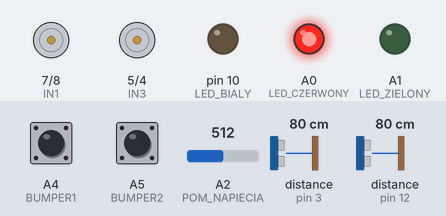
Simulated run of this sketch. Board: Arduino Uno, built with avr-gcc and run on an emulated ATmega328P. Parts: motor-driver pin pairs drawn as motors (green arrow = first pin HIGH = forward, orange = second pin HIGH = backward, longer = more drive, scaled by the enable pin), output pins drawn as LEDs (lit = HIGH). The inputs (shaded band) are chosen by the test bench; at power-on: A2 (POM_NAPIECIA) = 512, distance to the obstacle (sensors on pin 3, pin 12) 80 cm, A4 (BUMPER1) HIGH, A5 (BUMPER2) HIGH. The echo pulse lasts 58.3 µs per cm; pins used as bus, display or sensor lines are not drawn.

Above: at 1.3 s.
1.4 s: A2 (POM_NAPIECIA) set to 875
2.9 s: A2 (POM_NAPIECIA) set to 906
At 4.1 s:
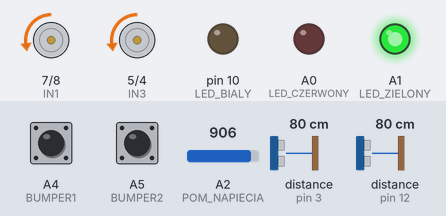
4.4 s: A2 (POM_NAPIECIA) set to 716
At 5.2 s:
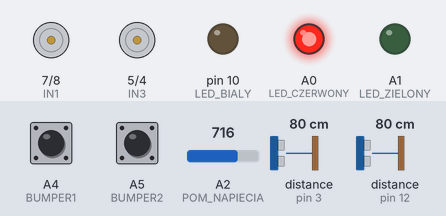
5.9 s: A2 (POM_NAPIECIA) set to 900
At 6.6 s:
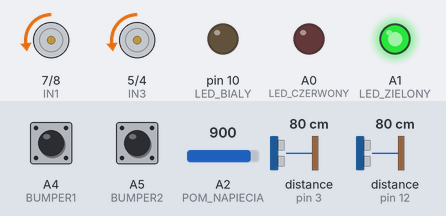
7.4 s: distance to the obstacle (sensor on pin 3) set to 54 cm
8.9 s: distance to the obstacle (sensor on pin 3) set to 46 cm
At 9.8 s:
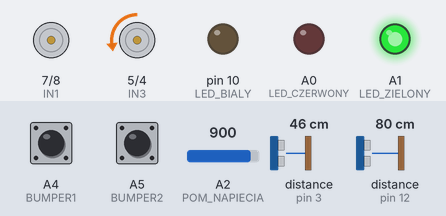
Timing chart, 0 to 11.4 s (numbered marks = the images above; inputs shaded):
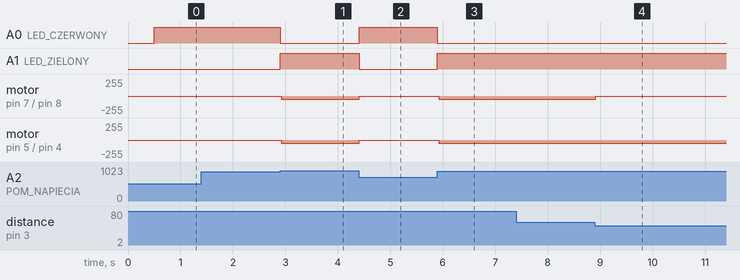

The sketch:

Autonomous_and_IR_controled_car.ino
```cpp
/*
 Name:    Autonomous_and_IR_controled_car.ino
 Created: 12/15/2019 4:11:28 PM
 Author: Mateusz Urbaniak
*/
#include <IRremote.h>

#define LED_CZERWONY A0
#define LED_ZIELONY A1
#define LED_BIALY 10
#define CZUJNIK_ODL1_TRIG 2
#define CZUJNIK_ODL1_ECHO 3
#define CZUJNIK_ODL2_TRIG 13
#define CZUJNIK_ODL2_ECHO 12
#define WENTYLATOR 11
#define BUMPER1 A4
#define BUMPER2 A5
#define IN1 7
#define IN2 8
#define IN3 5
#define IN4 4
#define ENA 9
#define ENB 6
#define PILOT A3
#define POM_NAPIECIA A2

// NAGLOWKI FUNKCJI
void przod();
void lewo();
void tyl();
float zmierz_napiecie();
bool kontrola_baterii();
int zmierz_odleglosc(int trig, int echo);
bool przycisk(int przycisk);
void zdalne_sterowanie();
//ZMIENNE GLOBALNE
int predkosc = 50;
const short int min_odleglosc = 50;
unsigned long previousMillis[1]; //[x] = liczba rownoleglych zadan | [0] zarezewowany na pilot
unsigned int wypelnienie_bialy_LED = 50;
unsigned short power = 1;
IRrecv irrecv(PILOT);
decode_results wynik;
bool czekanie = true;
bool bialy_mruganie = false;

void setup() // the setup function runs once when you press reset or power the board
{
  //LEDY
  pinMode(LED_CZERWONY, OUTPUT);
  pinMode(LED_ZIELONY, OUTPUT);
  pinMode(LED_BIALY, OUTPUT); //PWM
  //CZUJNIKI DZWIEKU
  pinMode(CZUJNIK_ODL1_TRIG, OUTPUT);
  pinMode(CZUJNIK_ODL1_ECHO, INPUT);
  pinMode(CZUJNIK_ODL2_TRIG, OUTPUT);
  pinMode(CZUJNIK_ODL2_ECHO, INPUT);
  //SILNIKI
  pinMode(IN1, OUTPUT);
  pinMode(IN2, OUTPUT);
  pinMode(IN3, OUTPUT);
  pinMode(IN4, OUTPUT);
  pinMode(ENA, OUTPUT); //PWM
  pinMode(ENB, OUTPUT); //PWM
  //PRZYCISKI
  pinMode(BUMPER1, INPUT_PULLUP); // Prawy
  pinMode(BUMPER2, INPUT_PULLUP); //Lewy
  //PILOT
  irrecv.enableIRIn(); // Zacznij odbieranie
}

void loop()
{
  if (czekanie){
    delay(500);
    czekanie = false;
  }
  else{
    if (kontrola_baterii()){
      digitalWrite(LED_ZIELONY, HIGH);
      zdalne_sterowanie();
      if (power == 1){
        digitalWrite(LED_CZERWONY, LOW);
        if (przycisk(BUMPER1) || przycisk(BUMPER2)){
          int i = 0;
          for (i = 0; i < 23000; i++){
            tyl();
          }
          int j = 0;
          for (j = 0; j < 10000; j++){
            lewo();
          }
        }
        else if (zmierz_odleglosc(CZUJNIK_ODL1_TRIG, CZUJNIK_ODL1_ECHO) < 20 || zmierz_odleglosc(
          CZUJNIK_ODL2_TRIG, CZUJNIK_ODL2_ECHO) < 20){
          int i = 0;
          for (i = 0; i < 23000; i++){
            tyl();
          }
          int j = 0;
          for (j = 0; j < 10000; j++){
            lewo();
          }
        }
        else if (zmierz_odleglosc(CZUJNIK_ODL1_TRIG, CZUJNIK_ODL1_ECHO) < min_odleglosc || zmierz_odleglosc(
          CZUJNIK_ODL2_TRIG, CZUJNIK_ODL2_ECHO) < min_odleglosc){
          lewo();
        }
        else
          przod();
      }
      else{
        digitalWrite(IN1, LOW);
        digitalWrite(IN2, LOW);
        analogWrite(ENA, predkosc);
        digitalWrite(IN3, LOW);
        digitalWrite(IN4, LOW);
        analogWrite(ENB, predkosc);
        zdalne_sterowanie();
      }

    }

    else{
      digitalWrite(LED_CZERWONY, HIGH);
      digitalWrite(LED_ZIELONY, LOW);

      digitalWrite(IN1, LOW);
      digitalWrite(IN2, LOW);
      analogWrite(ENA, predkosc);
      digitalWrite(IN3, LOW);
      digitalWrite(IN4, LOW);
      analogWrite(ENB, predkosc);
    }
  }
}

float zmierz_napiecie()
{
  static const float naladowana = 11.64;
  static const float rozdzielczosc = 946.0;
  float odczytane_napiecie = analogRead(POM_NAPIECIA);
  float napiecie = float(odczytane_napiecie * naladowana / rozdzielczosc);
  return napiecie;
}

bool kontrola_baterii()
{
  static const float min_napiecie = 11.0;
  if (zmierz_napiecie() > min_napiecie){
    return true;
  }
  return false;
}

int zmierz_odleglosc(int trig, int echo)
{
  long czas, dystans;
  digitalWrite(trig, LOW);
  delayMicroseconds(2);
  digitalWrite(trig, HIGH);
  delayMicroseconds(5);
  digitalWrite(trig, LOW);
  czas = pulseIn(echo, HIGH);
  dystans = czas / 58;
  return dystans;
}

void przod()
{
  digitalWrite(IN1, LOW);
  digitalWrite(IN2, HIGH);
  analogWrite(ENA, predkosc);
  digitalWrite(IN3, LOW);
  digitalWrite(IN4, HIGH);
  analogWrite(ENB, predkosc);
}

void tyl()
{
  digitalWrite(IN1, HIGH);
  digitalWrite(IN2, LOW);
  analogWrite(ENA, 50);
  digitalWrite(IN3, HIGH);
  digitalWrite(IN4, LOW);
  analogWrite(ENB, 50);
}

void lewo()
{
  digitalWrite(IN1, LOW);
  digitalWrite(IN2, LOW);
  analogWrite(ENA, (35));
  digitalWrite(IN3, LOW);
  digitalWrite(IN4, HIGH);
  analogWrite(ENB, 50);
}

bool przycisk(int przycisk) //Sprawdza czy przycisk zostal wcisniety
{
  if (digitalRead(przycisk) == LOW) // przycisk wcisniety
    return true;
  return false;
}

void zdalne_sterowanie()
{
  if (millis() - previousMillis[0] >= 100){
    previousMillis[3] = millis();
    if (irrecv.decode(&wynik)){
      irrecv.resume(); // Odbierz kolejna wartosc
      if (wynik.value == 0x807FFA05) digitalWrite(LED_CZERWONY, !digitalRead(LED_CZERWONY)); //Przycisk 1
      else if (wynik.value == 0x807F7A85) digitalWrite(LED_ZIELONY, !digitalRead(LED_ZIELONY)); //Przycisk 2
      else if (wynik.value == 0x807FBA45){
        //Przycisk 3
        if (wypelnienie_bialy_LED != 0) wypelnienie_bialy_LED = 0;
        else wypelnienie_bialy_LED = 200;
        analogWrite(LED_BIALY, wypelnienie_bialy_LED);
      }
      else if (wynik.value == 0x807FF20D){
        //Przycisk 4
        wypelnienie_bialy_LED += 50;
        if (wypelnienie_bialy_LED >= 255) wypelnienie_bialy_LED = 20;
        Serial.println(wypelnienie_bialy_LED);
      }
      else if (wynik.value == 0x807F728D){
        //Przycisk 5
        predkosc += 50;
        if (predkosc >= 255) predkosc = 50;
      }
      else if (wynik.value == 0x807FB24D){
        //Przycisk 6
        if (power == 0) power = 1;
        else{ power = 0; }
      }
      else if (wynik.value == 0x807FC23D){
        //przycisk 7
        int i = 0;
        for (i = 0; i < 18000; i++){
          lewo();
        }
      }
      else if (wynik.value == 0x807F42BD){
        //przycisk 8
        int i = 0;
        for (i = 0; i < 25000; i++){
          przod();
        }
      }
      else if (wynik.value == 0x807F827D){
        //przycisk 9
        int i = 0;
        for (i = 0; i < 25000; i++){
          tyl();
        }
      }
    }
  }
}
```

Measured:
- the behaviour switches between 893 and 894 on A2 (POM_NAPIECIA) (found by bisection; images 0 and 1)
- the behaviour switches between 50 and 49 cm on distance to the obstacle (sensor on pin 3) (found by bisection; images 3 and 4)
- after the input at 1.4 s, every drawn part: stays the same
- after the input at 2.9 s, A0 (LED_CZERWONY): HIGH → LOW at once; A1 (LED_ZIELONY): LOW → HIGH at once; motor on pin 7 (IN1) / pin 8 (IN2), motor on pin 5 (IN3) / pin 4 (IN4): stopped → backward 50/255 at once
- after the input at 4.4 s, A0 (LED_CZERWONY): LOW → HIGH at once; A1 (LED_ZIELONY): HIGH → LOW at once; motor on pin 7 (IN1) / pin 8 (IN2), motor on pin 5 (IN3) / pin 4 (IN4): backward 50/255 → stopped at once
- after the input at 5.9 s, A0 (LED_CZERWONY): HIGH → LOW at once; A1 (LED_ZIELONY): LOW → HIGH at once; motor on pin 7 (IN1) / pin 8 (IN2), motor on pin 5 (IN3) / pin 4 (IN4): stopped → backward 50/255 at once
- after the input at 7.4 s, every drawn part: stays the same
- after the input at 8.9 s, motor on pin 7 (IN1) / pin 8 (IN2): backward 50/255 → stopped at once
